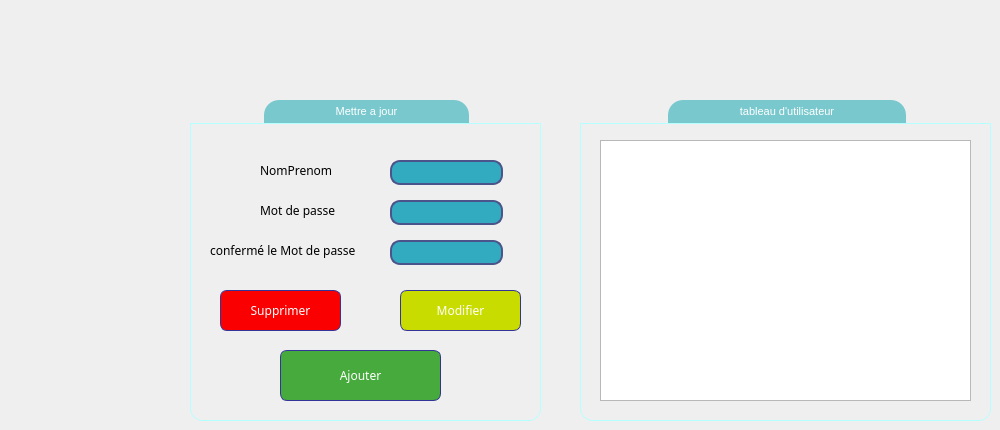
      <widget class="QWidget" name="tab_2">
       <attribute name="title">
        <string>user</string>
       </attribute>
       <widget class="QGroupBox" name="groupBox_7">
        <property name="geometry">
         <rect>
          <x>190</x>
          <y>100</y>
          <width>351</width>
          <height>321</height>
         </rect>
        </property>
        <property name="styleSheet">
         <string notr="true">QGroupBox {
    border: 1px solid gray;
    border-color: rgb(180, 255, 255);
    margin-top: 23px;
    font-size: 11px;
    border-bottom-left-radius: 12px;
    border-bottom-right-radius: 12px;
}

QGroupBox::title {
    subcontrol-origin: margin;
    subcontrol-position: top center;
    border-top-left-radius: 15px;
    border-top-right-radius: 15px;
    padding: 5px 70px;
    background-color: rgb(120, 200, 205);
    color: rgb(255, 255, 255);
}</string>
        </property>
        <property name="title">
         <string>Mettre a jour</string>
        </property>
        <widget class="QLabel" name="label_5">
         <property name="geometry">
          <rect>
           <x>70</x>
           <y>60</y>
           <width>81</width>
           <height>20</height>
          </rect>
         </property>
         <property name="font">
          <font>
           <family>Tw Cen MT Condensed Extra Bold</family>
          </font>
         </property>
         <property name="text">
          <string>NomPrenom</string>
         </property>
        </widget>
        <widget class="QLabel" name="label_11">
         <property name="geometry">
          <rect>
           <x>70</x>
           <y>100</y>
           <width>91</width>
           <height>20</height>
          </rect>
         </property>
         <property name="font">
          <font>
           <family>Tw Cen MT Condensed Extra Bold</family>
          </font>
         </property>
         <property name="text">
          <string>Mot de passe</string>
         </property>
        </widget>
        <widget class="QPushButton" name="pb_modif_utilisateur">
         <property name="geometry">
          <rect>
           <x>210</x>
           <y>190</y>
           <width>121</width>
           <height>41</height>
          </rect>
         </property>
         <property name="font">
          <font>
           <family>Tw Cen MT Condensed Extra Bold</family>
          </font>
         </property>
         <property name="styleSheet">
          <string notr="true">QPushButton {
color: white;
background-color:rgb(200,220,0);
border-width: 1px;
border-color: #339;
border-style: solid;
border-radius: 7;
}</string>
         </property>
         <property name="text">
          <string>Modifier</string>
         </property>
        </widget>
        <widget class="QLineEdit" name="AJOUTER_mot_de_Passe">
         <property name="geometry">
          <rect>
           <x>200</x>
           <y>100</y>
           <width>113</width>
           <height>25</height>
          </rect>
         </property>
         <property name="styleSheet">
          <string notr="true">QLineEdit{
border: 2px solid rgb(76,84,140);
border-radius: 10px;
color: #FFF;
padding-left:60px;
padding-right:20px;
background-color:rgb(50, 170, 192)
}
QLineEdit:hover{
border:2px sold ;
	color: rgb(255, 0, 0);
}
QLineEdit:focus{
border:20px sold rgb(85, 255, 255); 
background-color:rgb(131, 131, 131);
}
</string>
         </property>
        </widget>
        <widget class="QLabel" name="label_12">
         <property name="geometry">
          <rect>
           <x>20</x>
           <y>140</y>
           <width>171</width>
           <height>20</height>
          </rect>
         </property>
         <property name="font">
          <font>
           <family>Tw Cen MT Condensed Extra Bold</family>
          </font>
         </property>
         <property name="text">
          <string>confermé le Mot de passe</string>
         </property>
        </widget>
        <widget class="QLineEdit" name="AJOUTER_mot_de_Passe2">
         <property name="geometry">
          <rect>
           <x>200</x>
           <y>140</y>
           <width>113</width>
           <height>25</height>
          </rect>
         </property>
         <property name="styleSheet">
          <string notr="true">QLineEdit{
border: 2px solid rgb(76,84,140);
border-radius: 10px;
color: #FFF;
padding-left:60px;
padding-right:20px;
background-color:rgb(50, 170, 192)
}
QLineEdit:hover{
border:2px sold ;
	color: rgb(255, 0, 0);
}
QLineEdit:focus{
border:20px sold rgb(85, 255, 255); 
background-color:rgb(131, 131, 131);
}
</string>
         </property>
        </widget>
        <widget class="QPushButton" name="pb_sup_utilisateur">
         <property name="geometry">
          <rect>
           <x>30</x>
           <y>190</y>
           <width>121</width>
           <height>41</height>
          </rect>
         </property>
         <property name="font">
          <font>
           <family>Tw Cen MT Condensed Extra Bold</family>
          </font>
         </property>
         <property name="styleSheet">
          <string notr="true">QPushButton {
color: white;
background-color:rgb(250, 0, 0);
border-width: 1px;
border-color: #339;
border-style: solid;
border-radius: 7;
}</string>
         </property>
         <property name="text">
          <string>Supprimer</string>
         </property>
        </widget>
        <widget class="QLineEdit" name="AJOUTER_NOM_PRENOM">
         <property name="geometry">
          <rect>
           <x>200</x>
           <y>60</y>
           <width>113</width>
           <height>25</height>
          </rect>
         </property>
         <property name="styleSheet">
          <string notr="true">QLineEdit{
border: 2px solid rgb(76,84,140);
border-radius: 10px;
color: #FFF;
padding-left:60px;
padding-right:20px;
background-color:rgb(50, 170, 192)
}
QLineEdit:hover{
border:2px sold ;
	color: rgb(255, 0, 0);
}
QLineEdit:focus{
border:20px sold rgb(85, 255, 255); 
background-color:rgb(131, 131, 131);
}
</string>
         </property>
        </widget>
        <widget class="QPushButton" name="pb_ajou_utilisateur">
         <property name="geometry">
          <rect>
           <x>90</x>
           <y>250</y>
           <width>161</width>
           <height>51</height>
          </rect>
         </property>
         <property name="font">
          <font>
           <family>Tw Cen MT Condensed Extra Bold</family>
          </font>
         </property>
         <property name="styleSheet">
          <string notr="true">QPushButton {
color: white;
background-color: rgb(70, 170, 60);
border-width: 1px;
border-color: #339;
border-style: solid;
border-radius: 7;
}
</string>
         </property>
         <property name="text">
          <string>Ajouter</string>
         </property>
        </widget>
       </widget>
       <widget class="QGroupBox" name="groupBox_8">
        <property name="geometry">
         <rect>
          <x>580</x>
          <y>100</y>
          <width>411</width>
          <height>321</height>
         </rect>
        </property>
        <property name="styleSheet">
         <string notr="true">QGroupBox {
    border: 1px solid gray;
    border-color: rgb(180, 255, 255);
    margin-top: 23px;
    font-size: 11px;
    border-bottom-left-radius: 12px;
    border-bottom-right-radius: 12px;
}

QGroupBox::title {
    subcontrol-origin: margin;
    subcontrol-position: top center;
    border-top-left-radius: 15px;
    border-top-right-radius: 15px;
    padding: 5px 70px;
    background-color: rgb(120, 200, 205);
    color: rgb(255, 255, 255);
}</string>
        </property>
        <property name="title">
         <string>tableau d'utilisateur</string>
        </property>
        <widget class="QTableView" name="tab_utilisateur">
         <property name="geometry">
          <rect>
           <x>20</x>
           <y>40</y>
           <width>371</width>
           <height>261</height>
          </rect>
         </property>
        </widget>
       </widget>
      </widget>
